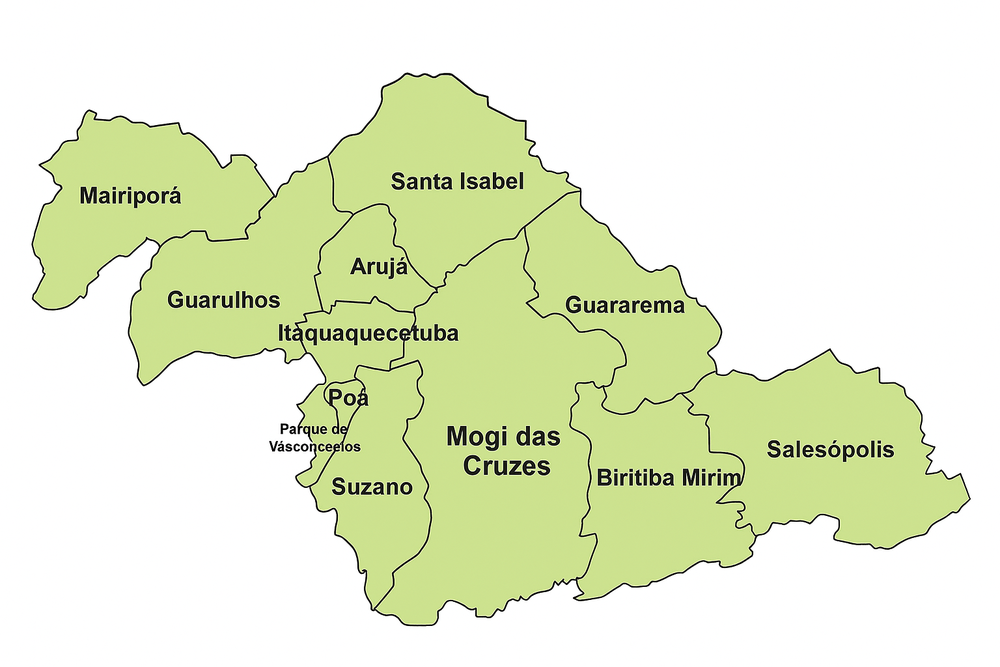
#> input picture assets/img/mapa.png, 1000 x 667 px, shrunk from 1536 x 1024 before the run
$ python script.py
#> lines starting #> are read from the running program, lines starting #| are printed output that depends on the picture; after the words box and inside, x2 and y2 are one past the last pixel; in counts of white or black regions, pixels touching at a corner belong together
# Instalação das dependências (somente no Jupyter/Colab)
# %pip install opencv-python numpy

import cv2
import numpy as np

# --- 1. Configuração ---
caminho_imagem = "assets/img/mapa.png"

# Lista de cidades, na mesma ordem dos contornos detectados
nomes_cidades = [
    "Biritiba Mirim", "Mogi das Cruzes", "Salesópolis", "Suzano",
    "Paraibuna", "Ribeirão Pires"
]

# --- 2. Carregamento da imagem ---
img = cv2.imread(caminho_imagem)
#> img is the input picture: shape (667, 1000, 3); mean B, G, R 208.2, 237.7, 230.2
if img is None:
    raise FileNotFoundError(f"Não foi possível carregar a imagem: {caminho_imagem}")

img_copy = img.copy()  # Para desenhar contornos se necessário

# Converte para tons de cinza e binariza
gray = cv2.cvtColor(img, cv2.COLOR_BGR2GRAY)
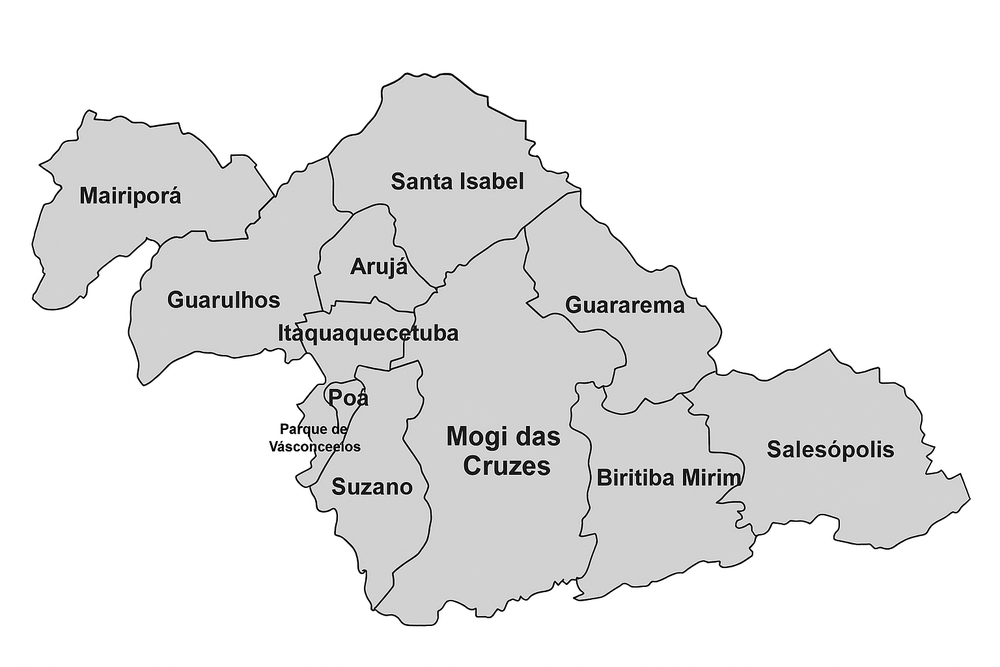
#> gray: shape (667, 1000); min 0, max 255, mean 232.1
_, thresh = cv2.threshold(gray, 180, 255, cv2.THRESH_BINARY_INV)
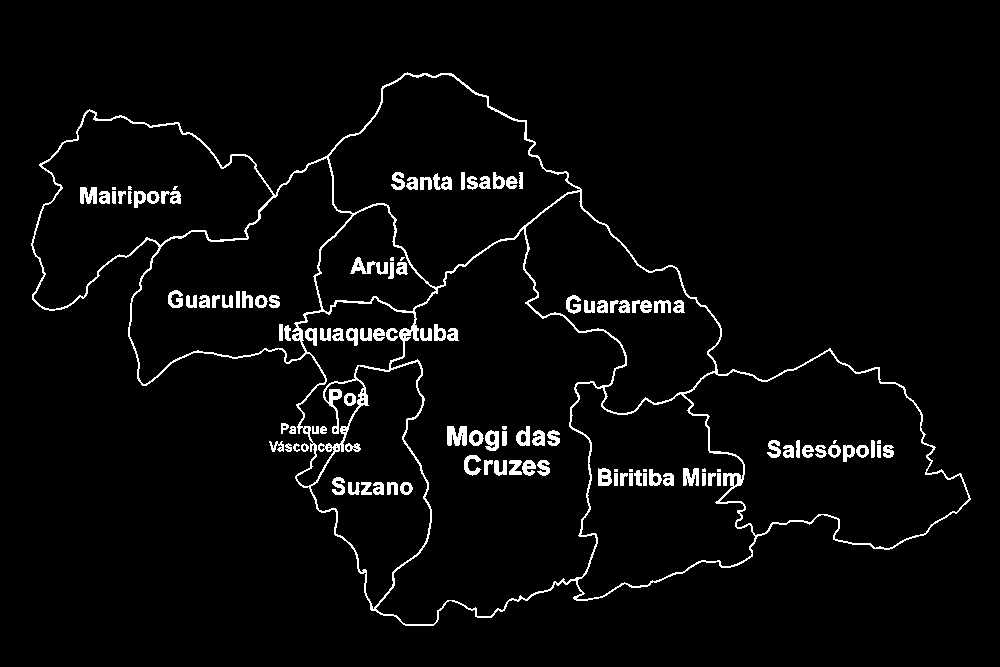
#> thresh: shape (667, 1000); 3.6% white; 117 white regions (13 under 20 px)

# Encontra contornos
contornos, _ = cv2.findContours(thresh, cv2.RETR_EXTERNAL, cv2.CHAIN_APPROX_SIMPLE)
#> contornos = 7 contours, 1 with area under 20; largest, box (x1, y1, x2, y2) and area: (31, 72, 971, 626) 258604, (269, 441, 284, 452) 58, (301, 443, 309, 452) 42, (281, 423, 289, 434) 42, (289, 426, 296, 434) 35, (285, 443, 292, 452) 29
contornos = sorted(contornos, key=lambda c: cv2.boundingRect(c)[0])  # esquerda -> direita
#> contornos = 7 contours, 1 with area under 20; largest, box (x1, y1, x2, y2) and area: (31, 72, 971, 626) 258604, (269, 441, 284, 452) 58, (281, 423, 289, 434) 42, (301, 443, 309, 452) 42, (289, 426, 296, 434) 35, (285, 443, 292, 452) 29

# --- 3. Geração do mapa interativo ---
map_html = f'<img src="{caminho_imagem}" usemap="#mapaInterativo" id="mapaImg" alt="Mapa Interativo">\n'
map_html += '<map name="mapaInterativo">\n'

for i, contorno in enumerate(contornos):
    if i >= len(nomes_cidades):
        break
    cidade = nomes_cidades[i]

    # Simplifica polígono
    perimetro = cv2.arcLength(contorno, True)
    epsilon = 0.005 * perimetro
    approx = cv2.approxPolyDP(contorno, epsilon, True)
    coords = approx.reshape(-1, 2).flatten().tolist()
    coords_str = ",".join(map(str, coords))

    map_html += (
        f'<area shape="poly" coords="{coords_str}" '
        f'data-cidade="{cidade}" href="/info/{cidade.lower().replace(" ", "-")}.html">\n'
    )
#> this loop made 7 passes
#> (cidade, perimetro, epsilon) on passes 1 to 6: ('Biritiba Mirim', 3465.8, 17.33), ('Mogi das Cruzes', 83.6, 0.418), ('Salesópolis', 31.07, 0.155), ('Suzano', 32.97, 0.165), ('Paraibuna', 24.49, 0.122), ('Ribeirão Pires', 32.97, 0.165)

map_html += '</map>\n'

# --- 4. Geração do HTML completo ---
html_completo = f"""
<!DOCTYPE html>
<html lang="pt-BR">
<head>
<meta charset="UTF-8">
<title>Mapa Interativo APRM ATC</title>
<style>
/* =========================== MUNICÍPIOS =========================== */
.municipios-grid {{
  display: grid;
  grid-template-columns: repeat(3, 1fr);
  gap: 20px;
  justify-items: center;
  padding: 20px 0;
}}
.municipios-section h2 {{
  color: #133b67;
}}
.municipios-grid h3 {{
  color: #fff;
  font-size: 1.2rem;
  margin: 0;
}}
.mun-card {{
  background-color: #133b67;
  border-radius: 12px;
  padding: 25px 15px;
  width: 100%;
  max-width: 250px;
  text-align: center;
  box-shadow: 0 4px 12px rgba(0,0,0,0.15);
  transition: transform 0.3s ease, box-shadow 0.3s ease;
  cursor: default;
}}
.mun-card:hover {{
  transform: translateY(-5px);
  box-shadow: 0 8px 20px rgba(0,0,0,0.2);
}}

/* =========================== MAPA =========================== */
#mapaImg {{
  max-width: 100%;
  height: auto;
}}
area {{
  outline: none;
}}
</style>
</head>
<body>

<h1>Municípios Participantes</h1>
<div class="municipios-grid">
{"".join([f'<article class="mun-card" data-cidade="{c}"><h3>{c}</h3></article>' for c in nomes_cidades])}
</div>

<section id="mapa">
  {map_html}
</section>

<script>
// Seleciona cards e áreas
const municipios = document.querySelectorAll('.mun-card');
const areas = document.querySelectorAll('area[data-cidade]');

// Destaca polígono ao passar o mouse no card
municipios.forEach(card => {{
    card.addEventListener('mouseenter', () => {{
        const cidade = card.dataset.cidade;
        areas.forEach(area => {{
            if(area.dataset.cidade === cidade){{
                area.style.outline = "3px solid red";
            }} else {{
                area.style.outline = "none";
            }}t
        }});
    }});
    card.addEventListener('mouseleave', () => {{
        areas.forEach(area => area.style.outline = "none");
    }});
}});
</script>

</body>
</html>
"""

# --- 5. Salva HTML ---
arquivo_saida = "mapa_interativo_com_cards.html"
with open(arquivo_saida, "w", encoding="utf-8") as f:
    f.write(html_completo)

print(f"HTML interativo gerado com sucesso: {arquivo_saida}")
